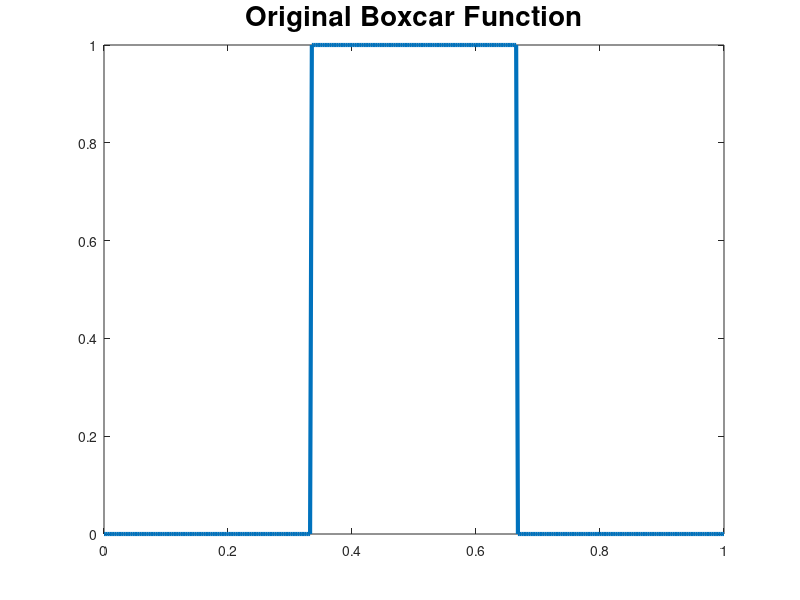

Write the MATLAB code that produced this figure. (Note: this script raises an error after producing the figure.)
% Backward Heat Equation Using Conjugate Gradient Least Squares %

%% Initialization

% First we initialize a box car function as our initial value for a fine
% discretization of N = 350
N = 350;
tspan = linspace(0, 1, N)';
box = @(t) 1*(1/3 < t & t < 2/3);
u0 = box(tspan);
figure()
plot(tspan,u0, 'LineWidth',3)
title('Original Boxcar Function', 'FontSize',20)
print('boxcar','-dpng')
%%% Setting up the Heat Equation
h = 1/N;
D = 0.1; % Heat diffusion coefficient
aux = zeros(N,1);
aux(1) = -2;
aux(2) = 1;
L = toeplitz(aux); % 2nd order Differential Operator

rhs = @(t,u) (D/h^2)*(L*u); % Heat Equation

%%% Forward Propagation
[time,u] = ode15s(rhs,tspan,u0);

%%% Pick off the final solution to solve the Inverse Problem
u = u(end,:)';
figure()
plot(time,u,'LineWidth',3)
%% Change the Size of the Discretization

%%% Interpolation Matrix
n = 100; % Size of new discretization

P = interpolation(n,N); % Function that creates a matrix to transform from
                        % one discretization to another, based on number of
                        % points you need.

tsmall = P*tspan;
usmall = P*u;
%%% Adding 0.1% of the MaxVal Noise to the noiseless vector

u(1) = 0;
u(end) = 0;
unoise = usmall + 0.001*max(usmall)*randn(size(usmall));

figure()
plot(tsmall,unoise,'r-', 'LineWidth',3)
title('Noisy Final', 'FontSize',20)
print('noisyfinal','-dpng')
%% Reverse Propagation

%%% Use the variable 'unoise' as the initial value
[norms,x] = CGLSHeat(n,unoise,tsmall,0.001);
figure()
subplot(2,1,1)
hold on
plot(tsmall,x,'r-','LineWidth',3)
plot(tsmall,box(tsmall),'b-','LineWidth',3)
hold off
legend('CGLS Solution','True Solution')
subplot(2,1,2)
plot(norms,'LineWidth',3)
title('Residuals','FontSize',20)
print('problem2final','-dpng')
